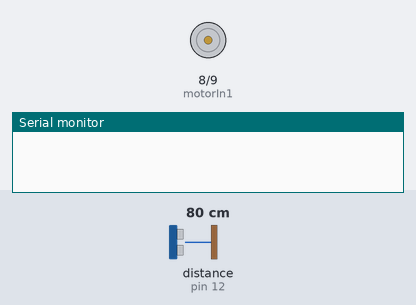
Recording of a sketch running on a simulated Arduino Uno, built with avr-gcc and run on an emulated ATmega328P. Parts: motor-driver pin pairs drawn as motors (green arrow = first pin HIGH = forward, orange = second pin HIGH = backward, longer = more drive, scaled by the enable pin), the last lines printed to the serial monitor. Wiring (inferred from the names in the program): ultrasonic range finder: trigger pin 11; echo pin 12. Inputs (shaded band) come from the test bench; at power-on: distance to the obstacle (sensor on pin 12) 80 cm. The echo pulse lasts 58.3 µs per cm.

Above: at 1.2 s.
1.3 s: distance to the obstacle (sensor on pin 12) set to 22 cm
2.8 s: distance to the obstacle (sensor on pin 12) set to 19 cm
At 3.4 s:
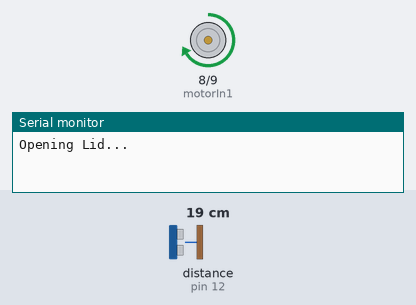
At 6.1 s:
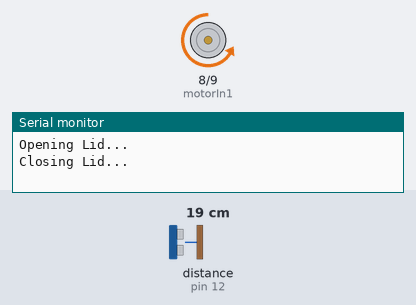
Timing chart, 0 to 11.8 s (numbered marks = the images above; inputs shaded):
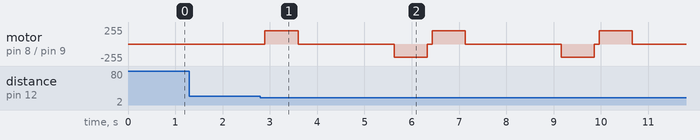

Measured:
- the behaviour switches between 21 and 20 cm on distance to the obstacle (sensor on pin 12) (found by bisection; images 0 and 1)
- after the input at 1.3 s, every drawn part: stays the same
- after the input at 2.8 s, motor on pin 8 (motorIn1) / pin 9 (motorIn2): stopped → forward 200/255 after 0.10 s, then repeats every 3.5 s: stopped 2.0 s, backward 200/255 0.70 s, stopped 0.10 s, forward 200/255 0.70 s

The sketch:

Dustbin_Code.ino
```cpp
// ------------------ Ultrasonic Pins ------------------
const int trigPin = 11;
const int echoPin = 12;

// ------------------ Motor Control Pins ----------------
const int motorIn1 = 8;
const int motorIn2 = 9;
const int motorEnable = 10;

// ------------------ Variables ------------------------
long duration;
int distance;
bool lidOpen = false;
unsigned long lastOpenTime = 0;
const unsigned long openDuration = 2000; // Lid stays open 2 sec
const unsigned long motorRunTime = 700;  // Motor run time to fully open/close lid (tune this!)

void setup() {
  // Ultrasonic setup
  pinMode(trigPin, OUTPUT);
  pinMode(echoPin, INPUT);

  // Motor setup
  pinMode(motorIn1, OUTPUT);
  pinMode(motorIn2, OUTPUT);
  pinMode(motorEnable, OUTPUT);

  Serial.begin(9600);

  // Motor off initially
  stopMotor();
}

void loop() {
  distance = getDistance();

  // If hand detected within 20 cm and lid not open
  if (distance > 0 && distance < 20 && !lidOpen) {
    Serial.println("Opening Lid...");
    openLid();
    lidOpen = true;
    lastOpenTime = millis();
  }

  // Close lid after timeout
  if (lidOpen && millis() - lastOpenTime > openDuration) {
    Serial.println("Closing Lid...");
    closeLid();
    lidOpen = false;
  }

  delay(100); // prevent excessive ultrasonic readings
}

// ------------------ Functions ------------------

// Open lid (CW rotation for fixed time)
void openLid() {
  digitalWrite(motorIn1, HIGH);
  digitalWrite(motorIn2, LOW);
  analogWrite(motorEnable, 200); // Speed control (0–255)
  delay(motorRunTime);           // Run motor long enough to open lid
  stopMotor();
}

// Close lid (CCW rotation for fixed time)
void closeLid() {
  digitalWrite(motorIn1, LOW);
  digitalWrite(motorIn2, HIGH);
  analogWrite(motorEnable, 200);
  delay(motorRunTime);           // Run motor long enough to close lid
  stopMotor();
}

// Stop motor
void stopMotor() {
  digitalWrite(motorIn1, LOW);
  digitalWrite(motorIn2, LOW);
  analogWrite(motorEnable, 0);
}

// Ultrasonic distance (in cm)
int getDistance() {
  digitalWrite(trigPin, LOW);
  delayMicroseconds(2);
  digitalWrite(trigPin, HIGH);
  delayMicroseconds(10);
  digitalWrite(trigPin, LOW);

  duration = pulseIn(echoPin, HIGH, 30000);
  if (duration == 0) return -1;

  return duration * 0.034 / 2;
}
```
